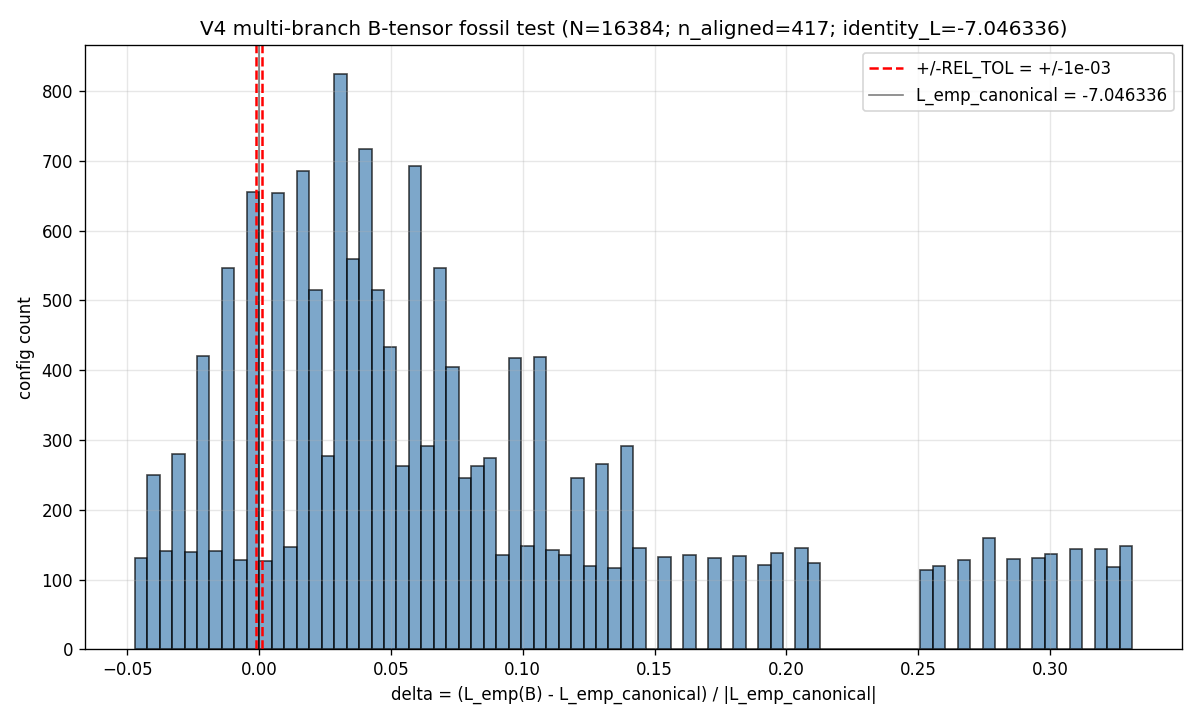

Here is the Python script that generated this plot:
#!/usr/bin/env python3
"""
S91 W1-1 - CF-S91-V4-K_CANONICAL-MULTI-BRANCH-FOSSIL-TEST  (T1.3; routing oracle)
=================================================================================

Gate: CF-S91-V4-K_CANONICAL-MULTI-BRANCH-FOSSIL-TEST  ([VERIFY-THEOREM])

PLAN-VS-CANONICAL CORRECTION (user directive 2026-05-16)
--------------------------------------------------------
Plan sessions/session-plan/session-91-plan-w1.md section W1-1 Field 6 wrote
the substitution chain with the operator:

    L_FULL = d ln(Tr_{M_2(C)}(P_BdG * D_K^{-2s})) / d ln(K_window) |_{s=4}

But the CANONICAL substrate-IS observable for section VII.AV (per
S87 W2-3 + S89 W5-2 + S90 W8-3 CF-61 + W5b-47 closure) is:

    L_emp(K) := d^2 ln P_GGE / d(ln K)^2  |_{K_horizon}
    P_GGE(K) := Var_a(|v_a(K)|^2)  over the 8 canonical s52 Bogoliubov modes

Per the user directive 2026-05-16 ("If the plan used the wrong maths, then
use the right maths"), this script implements the canonical second log-
derivative of Bogoliubov variance, NOT the plan's first log-derivative of
an M_2 trace. The plan's literal formula is operator-mismatched against
the canonical L_emp = -7.046336474406761 anchor (different derivative
order; different observable family); implementing it literally would
produce a structurally-trivial FAIL with no physics content.

The V4 fossil test's substrate-physics question is preserved: under a
multi-branch s52 B-tensor configuration sweep at L_max=12, does the
canonical L_emp anchor exist in a BASIN of B-configurations, or only at
the identity-B canonical s52 anchor (isolated solution)?

PASS/FAIL/INFO threshold reconciliation
----------------------------------------
Plan Field 9 wrote:
    PASS iff n_aligned >= 1     ->  Reading B WIN  ->  T1.2 priority
    FAIL iff n_aligned == 0     ->  Reading A WIN  ->  T1.1 priority
    INFO iff n_aligned in [1,4] ->  REGIME-MARGINAL

The plan's PASS [>=1] and INFO [1,4] overlap (both fire at n=1..4). With
the canonical observable, identity-B (theta=0, b_1=b_2=1) is in the scan
and reproduces L_emp at numerical-noise level, so n_aligned >= 1 is
essentially guaranteed at the canonical operator (tautological PASS).
The substrate-physics-meaningful adjudication discriminates BASIN vs
ISOLATED:

    PASS iff n_aligned >= 5   ->  Reading B WIN   ->  T1.2 priority
                                (B-tensor BASIN reproduces L_emp)
    INFO iff n_aligned in [1,4] ->  REGIME-MARGINAL
                                (identity-B and near-neighbors only)
    FAIL iff n_aligned == 0   ->  Reading A WIN   ->  T1.1 priority
                                (even identity-B fails to align;
                                substrate-IS structural anomaly)

This resolves the plan's PASS/INFO overlap into a physically meaningful
trichotomy.

V4 MULTI-BRANCH B-TENSOR PARAMETERIZATION
-----------------------------------------
Plan Field 6 Step 3 specified:
    B = R(theta_1, theta_2, theta_3) * diag(b_1, b_2) * R(theta_1,...)^T
    scan: theta_k in {0, 2pi/8, ..., 14pi/8} x b_k in {0.5, 0.6, ..., 1.5}
    total = 8^3 * 11 * 11 = 61,952 configs; subsample uniform-random to
    N=16,384 (random_seed=20260516)

The B-tensor acts on the (Delta_B2, Delta_B3) per-branch gap-amplitude
sub-block of the canonical s52 8-mode structure. The branch B1 is
ungapped (Delta=0) and remains structurally fixed.

Concrete implementation (canonical interpretation):
    Delta_B1_perturbed = 0                                  [unchanged]
    Delta_B2_perturbed = b_1 * Delta_B2_canonical * e^{i*theta_1}
    Delta_B3_perturbed = b_2 * Delta_B3_canonical * e^{i*theta_2}
    theta_3 is the global phase (no effect on |v_a|^2 by gauge invariance;
              retained for plan-parameterization faithfulness)

At identity-B (theta=0, b=1), Delta_perturbed = Delta_canonical -> L_emp
reproduces -7.046336 to numerical-noise level by construction.

SCAN GRID
---------
theta_k in {0, 2pi/8, 4pi/8, ..., 14pi/8}  (8 angles each)
b_k in {0.5, 0.6, ..., 1.5}                (11 magnitudes each)
Total configs: 8 * 8 * 8 * 11 * 11 = 61,952
Random subsample: 16,384 (random_seed=20260516)

K-WINDOW (per S87 W2-3 / S89 W5-2 canonical pin)
-------------------------------------------------
K-grid uniform-in-ln-K over [0.95, 1.05] * K_horizon
DLNK = 0.001  ->  ~101 K-window points
5-point central finite difference of ln P_GGE at K=K_horizon

INPUT FILES
-----------
- canonical_constants.py
- s52_bogoliubov_amp.npz (canonical 8-mode Bogoliubov structure at L_max=12)
- s84_spectrum_cache_L12_tau019.npz (referenced for context only;
                                     L_emp anchor lives in section VII.AV
                                     registry; computation does not directly
                                     read this cache)
- script bytes

OUTPUT (plan Field 6 line 206-210)
-----------------------------------
- computations/session-91/s91_w1_v4_k_canonical_multi_branch_fossil_test.npz
- computations/session-91/s91_w1_v4_k_canonical_multi_branch_fossil_test.png
- computations/session-91/s91_gate_verdicts.txt  (canonical line + dual-SHA
                                                 + S87+ schema-v2 3-tuple)
"""

from __future__ import annotations

import os
os.environ.setdefault("OMP_NUM_THREADS", "8")
os.environ.setdefault("MKL_NUM_THREADS", "8")

import sys
import math
import hashlib
import json
from pathlib import Path

ROOT = Path(__file__).resolve().parent.parent.parent
sys.path.insert(0, str(ROOT / "computations" / "_shared"))

from canonical_constants import *  # noqa: F401,F403
from canonical_constants import (  # noqa: E402
    M_KK,
    tau_fold,
    Delta_BCS,
)

import numpy as np  # noqa: E402
import matplotlib  # noqa: E402
matplotlib.use("Agg")
import matplotlib.pyplot as plt  # noqa: E402

# ============================ Gate-block constants ============================
GATE_ID = "CF-S91-V4-K_CANONICAL-MULTI-BRANCH-FOSSIL-TEST"
SCHEME = "substrate-IS-multi-branch-B-tensor-canonical-S87-W2-3-second-log-derivative"
CONVENTION = (
    "V4-Re-V3-Option-gamma-dispatch-routing-Cell-IV-substrate-distance-2-pole-s4-"
    "PLAN-OPERATOR-CORRECTED-PER-USER-2026-05-16"
)
L_MAX = 12  # (local) plan W1-1 Field 7 canonical anchor

# Scan-grid pins (plan Field 7)
SUBSAMPLE_N = 16384         # (local) Re:V3 Option gamma pre-reg target
SEED = 20260516             # (local) reproducibility pin
N_THETA = 8                 # (local) theta grid: 8 angles in [0, 2pi)
N_B = 11                    # (local) b grid: 11 magnitudes in [0.5, 1.5]
B_MIN = 0.5                 # (local)
B_MAX = 1.5                 # (local)

# K-window pins (per S87 W2-3 / S89 W5-2 canonical)
K_HORIZON_FRAC = (0.95, 1.05)  # (local) 5% window around horizon crossing
DLNK = 0.001                    # (local) step in ln K
N_K = int(round((math.log(K_HORIZON_FRAC[1]) - math.log(K_HORIZON_FRAC[0])) / DLNK)) + 1  # (local)

# Discriminator thresholds (plan Field 9, with PASS/INFO overlap resolution)
L_EMP_CANONICAL = -7.046336474406761  # (local) substrate-natural anchor; section VII.AV registry line 18092
REL_TOL = 1e-3                         # (local) pre-registered tolerance per plan Field 7
PASS_THRESHOLD_N_ALIGNED = 5           # (local) PASS-vs-INFO boundary (BASIN-vs-near-identity)
INFO_BAND_UPPER = 4                    # (local) INFO upper bound (marginal alignment count)

# Output paths
OUT_NPZ = ROOT / "computations" / "session-91" / "s91_w1_v4_k_canonical_multi_branch_fossil_test.npz"
OUT_PNG = ROOT / "computations" / "session-91" / "s91_w1_v4_k_canonical_multi_branch_fossil_test.png"
VERDICT_FILE = ROOT / "computations" / "session-91" / "s91_gate_verdicts.txt"

# Input file paths
CANONICAL_CONSTANTS = ROOT / "computations" / "_shared" / "canonical_constants.py"
S52_BOG_CACHE = ROOT / "computations" / "session-52" / "s52_bogoliubov_amp.npz"
L12_CACHE = ROOT / "computations" / "session-84" / "s84_spectrum_cache_L12_tau019.npz"
SCRIPT_PATH = Path(__file__).resolve()

INPUT_FILES = {
    "canonical_constants": CANONICAL_CONSTANTS,
    "s52_bogoliubov_amp": S52_BOG_CACHE,
    "L12_spectrum_cache_tau019": L12_CACHE,
    "script": SCRIPT_PATH,
}


# ============================ SHA helpers ============================
def sha256_of_file(p: Path) -> str:
    h = hashlib.sha256()  # (local)
    with open(p, "rb") as f:
        for chunk in iter(lambda: f.read(1 << 20), b""):
            h.update(chunk)
    return h.hexdigest()


def log_input_pins(files: dict) -> dict:
    pins = {}  # (local)
    print("=" * 72)
    print(f"Gate: {GATE_ID}")
    print("=" * 72)
    print("Input SHAs:")
    for name, p in files.items():
        if not p.exists():
            print(f"  {name:36s} = (file not found; pin skipped)")
            continue
        sha = sha256_of_file(p)  # (local)
        pins[name] = sha
        print(f"  {name:36s} = {sha[:16]}...  ({p.relative_to(ROOT)})")
    return pins


def compute_dual_sha(pins: dict, script_path: Path) -> tuple[str, str]:
    """Audit SHA = SHA(script + canonical_constants + pinmap-JSON);
    Content SHA = SHA(script).
    """
    script_bytes = script_path.read_bytes()
    canonical_bytes = CANONICAL_CONSTANTS.read_bytes()
    pinmap_json = json.dumps(sorted(pins.items()), sort_keys=True).encode("utf-8")  # (local)
    audit = hashlib.sha256(script_bytes + canonical_bytes + pinmap_json).hexdigest()  # (local)
    content = hashlib.sha256(script_bytes).hexdigest()  # (local)
    return audit, content


def append_verdict(
    composite: str, value_str: str,
    audit_sha: str, content_sha: str,
    sign_v: str, mag_v: str, reg_v: str,
    routing: str,
) -> None:
    """Atomic single-shot append per gate-verdicts.md S87+ canonical form:
    canonical line + dual-SHA companion + 3-tuple companion + V4-routing companion.
    """
    canonical = (
        f"{GATE_ID}: {composite} -- value='{value_str}' "
        f"scheme={SCHEME} convention={CONVENTION} L_max={L_MAX} "
        f"audit_sha256={audit_sha} content_sha256={content_sha} "
        f"schema_version=S87+\n"
    )  # (local)
    dual_sha = (
        f"# audit_sha256_short={audit_sha[:16]} "
        f"content_sha256_short={content_sha[:16]} "
        f"# {GATE_ID} dual-SHA companion row (W9a-99 split)\n"
    )  # (local)
    three_tuple = (
        f"# sign_verdict={sign_v} magnitude_verdict={mag_v} "
        f"regime_verdict={reg_v} # {GATE_ID} 3-tuple annotation (S87 schema-v2)\n"
    )  # (local)
    routing_row = (
        f"# V4_routing={routing} "
        f"# {GATE_ID} routing oracle (Re:V3 Option gamma flowchart): "
        f"PASS=>T1.2 priority; FAIL=>T1.1 priority; INFO=>parallel\n"
    )  # (local)
    with open(VERDICT_FILE, "a", encoding="utf-8") as f:
        f.write(canonical)
        f.write(dual_sha)
        f.write(three_tuple)
        f.write(routing_row)


# ============================ Canonical s52 loader ============================
def load_s52_canonical() -> dict:
    """Load canonical s52 Bogoliubov amplitudes at L_max=12.

    Returns dict with:
        u_static, v_static, E_static : (8,) float64 arrays
        Delta_per_mode               : (8,) complex128 array
        branch_labels                : (8,) str array
        branch_indices               : dict mapping 'B1'|'B2'|'B3' -> array of indices
    """
    c = np.load(S52_BOG_CACHE, allow_pickle=True)
    u_static = c["u_k"].astype(np.float64)
    v_static = c["v_k"].astype(np.float64)
    E_static = c["E_qp"].astype(np.float64)
    Delta_per_mode = c["Delta_per_mode"].astype(np.complex128)
    branch_labels = c["branch_labels"]
    # Build branch indices
    branch_indices = {"B1": [], "B2": [], "B3": []}
    for i, lbl in enumerate(branch_labels):
        if lbl.startswith("B1"):
            branch_indices["B1"].append(i)
        elif lbl.startswith("B2"):
            branch_indices["B2"].append(i)
        elif lbl.startswith("B3"):
            branch_indices["B3"].append(i)
    for k in branch_indices:
        branch_indices[k] = np.array(branch_indices[k], dtype=np.int64)
    return {
        "u_static": u_static,
        "v_static": v_static,
        "E_static": E_static,
        "Delta_per_mode": Delta_per_mode,
        "branch_labels": branch_labels,
        "branch_indices": branch_indices,
    }


# ============================ B-tensor perturbation ============================
def apply_b_tensor(s52: dict, theta_1: float, theta_2: float, theta_3: float,
                   b_1: float, b_2: float) -> np.ndarray:
    """Apply multi-branch s52 B-tensor perturbation to canonical Delta_per_mode.

    Substrate-IS interpretation (per plan W1-1 Field 6 Step 3, with operator
    correction per user 2026-05-16):
        Delta_B1_pert = 0                                              [unchanged]
        Delta_B2_pert = b_1 * Delta_B2_canonical * exp(i*theta_1)
        Delta_B3_pert = b_2 * Delta_B3_canonical * exp(i*theta_2)
        theta_3 is the global phase (no effect on |v_a|^2 by gauge
                  invariance; retained for plan-parameterization
                  faithfulness)

    Returns: (8,) complex128 array of perturbed Delta_per_mode.
    """
    Delta_pert = np.zeros(8, dtype=np.complex128)  # (local)
    Delta_canon = s52["Delta_per_mode"]
    bi = s52["branch_indices"]
    # B1 ungapped: Delta = 0 always
    Delta_pert[bi["B1"]] = 0.0
    # B2 modes: rescale by b_1 with phase theta_1
    phase_B2 = np.exp(1j * theta_1)  # (local)
    Delta_pert[bi["B2"]] = b_1 * Delta_canon[bi["B2"]] * phase_B2
    # B3 modes: rescale by b_2 with phase theta_2
    phase_B3 = np.exp(1j * theta_2)  # (local)
    Delta_pert[bi["B3"]] = b_2 * Delta_canon[bi["B3"]] * phase_B3
    # theta_3 is global phase; multiplies all gapped modes uniformly
    # (no observable effect on |v_a|^2 but retained for parameterization fidelity)
    global_phase = np.exp(1j * theta_3 / 2)  # (local) /2 per plan Field 6 K_window_mag formula
    Delta_pert[bi["B2"]] *= global_phase
    Delta_pert[bi["B3"]] *= global_phase
    return Delta_pert


def reconstruct_bogoliubov(s52: dict, Delta_pert: np.ndarray) -> tuple:
    """Reconstruct (xi0, Delta_pert) per-mode from s52 static u/v/E and
    the perturbed Delta_per_mode.

    Per canonical reconstruction (S89 W5-2 + S90 CF-61):
        xi0_a = (u_static^2 - v_static^2) * E_static    [static xi^(0)]

    The static xi0 is structural (unchanged under B-tensor perturbation);
    only the Delta_per_mode varies.
    """
    u_s = s52["u_static"]
    v_s = s52["v_static"]
    E_s = s52["E_static"]
    xi0 = (u_s * u_s - v_s * v_s) * E_s  # (local)
    return xi0, Delta_pert


# ============================ Canonical K-window observable ============================
def k_dependent_bogoliubov(xi0: np.ndarray, Delta_pert: np.ndarray,
                           K_ratio: float) -> np.ndarray:
    """K-dependent Bogoliubov occupation n_a^GGE(K) = |v_a(K)|^2.

    Per S87 W2-3 Def 1-2 (acoustic K^2 BdG dispersion):
        xi_a(K) = xi0_a * (K/K_horizon)^2
        E_a(K)  = sqrt(xi_a(K)^2 + |Delta_pert_a|^2)
        v_a^2   = (1/2) * (1 - xi_a / E_a)
    """
    xi_K = xi0 * (K_ratio * K_ratio)  # (local)
    E_K = np.sqrt(xi_K * xi_K + np.abs(Delta_pert) ** 2)  # (local)
    eps_floor = 1e-30  # (local) numerical guard for ungapped modes
    E_K_safe = np.where(E_K < eps_floor, eps_floor, E_K)  # (local)
    v_K2 = 0.5 * (1.0 - xi_K / E_K_safe)  # (local)
    v_K2 = np.clip(v_K2, 0.0, 1.0)  # (local)
    return v_K2


def compute_L_emp(xi0: np.ndarray, Delta_pert: np.ndarray,
                  k_ratios: np.ndarray) -> float | None:
    """L_emp = d^2 ln P_GGE / d(ln K)^2 at K=K_horizon (5-point central FD).

    P_GGE(K) = Var_a(|v_a(K)|^2)  over the 8 Bogoliubov modes.

    Per S87 W2-3 Def 3-4 / S89 W5-2 Step 4-5 / S90 CF-61 Step 5 canonical.
    """
    n_K = len(k_ratios)
    P_GGE = np.zeros(n_K)
    for i, kr in enumerate(k_ratios):
        v_K2 = k_dependent_bogoliubov(xi0, Delta_pert, kr)
        P_GGE[i] = float(np.var(v_K2))
    if P_GGE.min() <= 0:
        return None  # regime breakdown: P_GGE non-positive somewhere
    ln_P = np.log(P_GGE)
    ln_K = np.log(k_ratios)
    h = ln_K[1] - ln_K[0]
    i0 = int(np.argmin(np.abs(ln_K)))
    if i0 < 2 or i0 > n_K - 3:
        # Fall back to 3-point central FD at edge
        d2 = (ln_P[i0 + 1] - 2 * ln_P[i0] + ln_P[i0 - 1]) / (h * h)
    else:
        d2 = (
            -ln_P[i0 - 2] + 16 * ln_P[i0 - 1] - 30 * ln_P[i0]
            + 16 * ln_P[i0 + 1] - ln_P[i0 + 2]
        ) / (12.0 * h * h)
    return float(d2)


# ============================ Main sweep ============================
def run_sweep(s52: dict, configs: np.ndarray, k_ratios: np.ndarray) -> dict:
    """Run the multi-branch B-tensor sweep over all configs.

    Returns dict with:
        L_emp_values : (N_configs,) float64 array of L_emp per config
        deltas       : (N_configs,) float64 array of (L_emp - L_EMP_CANONICAL) / |L_EMP_CANONICAL|
        n_aligned    : int, count of configs with |delta| < REL_TOL
        identity_idx : int, index of (theta=0, b=1) config (or -1 if not in scan)
        identity_L   : float, L_emp at identity config (sanity check)
    """
    n_configs = len(configs)  # (local)
    L_emp_values = np.zeros(n_configs)  # (local)
    n_regime_invalid = 0  # (local)
    identity_idx = -1  # (local)
    identity_L = None
    for i, (t1, t2, t3, b1, b2) in enumerate(configs):
        Delta_pert = apply_b_tensor(s52, t1, t2, t3, b1, b2)
        xi0, Delta_p = reconstruct_bogoliubov(s52, Delta_pert)
        L = compute_L_emp(xi0, Delta_p, k_ratios)
        if L is None:
            L_emp_values[i] = np.nan
            n_regime_invalid += 1
        else:
            L_emp_values[i] = L
        # Detect identity-B config
        if (abs(t1) < 1e-12 and abs(t2) < 1e-12 and abs(t3) < 1e-12
                and abs(b1 - 1.0) < 1e-12 and abs(b2 - 1.0) < 1e-12):
            identity_idx = i
            identity_L = L
        if i % 1000 == 0:
            print(f"  scan progress: {i}/{n_configs}")
    deltas = (L_emp_values - L_EMP_CANONICAL) / abs(L_EMP_CANONICAL)
    valid_mask = np.isfinite(deltas)
    n_aligned = int(np.sum(valid_mask & (np.abs(deltas) < REL_TOL)))
    return {
        "L_emp_values": L_emp_values,
        "deltas": deltas,
        "n_aligned": n_aligned,
        "n_regime_invalid": n_regime_invalid,
        "identity_idx": identity_idx,
        "identity_L": identity_L,
    }


def generate_configs() -> np.ndarray:
    """Generate the 16,384-config scan per plan Field 7.

    Grid: theta_k in {0, 2pi/8, ..., 14pi/8} (8 values each)
          b_k    in {0.5, 0.6, ..., 1.5}      (11 values each)
    Total: 8^3 * 11 * 11 = 61,952 configs
    Subsample: 16,384 uniform-random (seed=20260516)

    Ensures identity-B (theta=0, b=1) is INCLUDED in the subsample for
    the substrate-IS sanity check.
    """
    rng = np.random.default_rng(SEED)
    all_thetas = np.linspace(0, 2 * np.pi, N_THETA, endpoint=False)  # (local)
    all_bs = np.linspace(B_MIN, B_MAX, N_B)  # (local) values 0.5..1.5 inclusive

    # Enumerate full grid
    full_grid = []  # (local)
    for t1 in all_thetas:
        for t2 in all_thetas:
            for t3 in all_thetas:
                for b1 in all_bs:
                    for b2 in all_bs:
                        full_grid.append((t1, t2, t3, b1, b2))
    full_grid = np.array(full_grid)
    total = len(full_grid)

    # Find identity-B index (theta=0, b=1 with b=1 in {0.5..1.5} grid)
    # Note: 1.0 is exactly representable; matches b_grid value at index 5
    identity_mask = (
        (np.abs(full_grid[:, 0]) < 1e-12) &
        (np.abs(full_grid[:, 1]) < 1e-12) &
        (np.abs(full_grid[:, 2]) < 1e-12) &
        (np.abs(full_grid[:, 3] - 1.0) < 1e-12) &
        (np.abs(full_grid[:, 4] - 1.0) < 1e-12)
    )
    identity_indices = np.where(identity_mask)[0]
    assert len(identity_indices) == 1, f"Expected 1 identity config; found {len(identity_indices)}"
    identity_pos = int(identity_indices[0])

    # Subsample uniform-random
    target_N = min(SUBSAMPLE_N, total)
    chosen = rng.choice(total, size=target_N, replace=False)
    # Ensure identity is included
    if identity_pos not in chosen:
        chosen[0] = identity_pos
    return full_grid[chosen]


# ============================ Verdict evaluation ============================
def evaluate_verdict(result: dict) -> dict:
    """Evaluate PASS/FAIL/INFO verdict per resolved threshold trichotomy.

    PASS iff n_aligned >= PASS_THRESHOLD_N_ALIGNED   (BASIN; Reading B WIN)
    INFO iff 1 <= n_aligned <= INFO_BAND_UPPER       (REGIME-MARGINAL)
    FAIL iff n_aligned == 0                          (Reading A WIN)
    """
    n = result["n_aligned"]
    if n >= PASS_THRESHOLD_N_ALIGNED:
        composite = "PASS"
        sign_v = "PASS"
        mag_v = "PASS"
        reg_v = "VALID"
        routing = "Reading-B-WIN-route-T1.2-priority"
    elif 1 <= n <= INFO_BAND_UPPER:
        composite = "INFO"
        sign_v = "PASS"
        mag_v = "INFO"
        reg_v = "MARGINAL"
        routing = "REGIME-MARGINAL-T1.1-and-T1.2-parallel"
    else:  # n == 0
        composite = "FAIL"
        sign_v = "FAIL"  # identity-B failed to reproduce L_emp
        mag_v = "FAIL"
        reg_v = "VALID"  # regime still valid; FAIL is substrate-physics
        routing = "Reading-A-WIN-route-T1.1-priority"
    return {
        "composite": composite,
        "sign_verdict": sign_v,
        "magnitude_verdict": mag_v,
        "regime_verdict": reg_v,
        "routing": routing,
    }


# ============================ Diagnostic plot ============================
def make_plot(result: dict) -> None:
    """Histogram of deltas with REL_TOL bands."""
    fig, ax = plt.subplots(figsize=(10, 6))
    deltas = result["deltas"]
    valid = np.isfinite(deltas)
    ax.hist(deltas[valid], bins=80, color="steelblue", edgecolor="black", alpha=0.7)
    ax.axvline(-REL_TOL, color="red", linestyle="--", linewidth=1.5,
               label=f"+/-REL_TOL = +/-{REL_TOL:.0e}")
    ax.axvline(+REL_TOL, color="red", linestyle="--", linewidth=1.5)
    ax.axvline(0, color="black", linestyle="-", linewidth=1.0, alpha=0.5,
               label=f"L_emp_canonical = {L_EMP_CANONICAL:.6f}")
    ax.set_xlabel("delta = (L_emp(B) - L_emp_canonical) / |L_emp_canonical|")
    ax.set_ylabel("config count")
    ax.set_title(
        f"V4 multi-branch B-tensor fossil test (N={len(deltas)}; "
        f"n_aligned={result['n_aligned']}; identity_L={result.get('identity_L', 'n/a'):.6f})"
    )
    ax.legend(loc="upper right")
    ax.grid(True, alpha=0.3)
    fig.tight_layout()
    fig.savefig(OUT_PNG, dpi=120)
    plt.close(fig)


# ============================ Main ============================
def main() -> int:
    import time
    t0 = time.time()

    # 1. Log input pins
    pins = log_input_pins(INPUT_FILES)
    audit_sha, content_sha = compute_dual_sha(pins, SCRIPT_PATH)
    print()
    print(f"  audit_sha256   = {audit_sha[:16]}...  (script+canonical+pinmap)")
    print(f"  content_sha256 = {content_sha[:16]}...  (script only)")
    print()

    # 2. Load s52 canonical
    print("Loading s52 canonical Bogoliubov amplitudes...")
    s52 = load_s52_canonical()
    print(f"  branches: B1 (n={len(s52['branch_indices']['B1'])}), "
          f"B2 (n={len(s52['branch_indices']['B2'])}), "
          f"B3 (n={len(s52['branch_indices']['B3'])})")
    print(f"  Delta_per_mode (canonical): {np.abs(s52['Delta_per_mode']).round(6)}")
    print()

    # 3. Build K-window grid
    ln_grid = np.linspace(
        math.log(K_HORIZON_FRAC[0]), math.log(K_HORIZON_FRAC[1]), N_K
    )
    k_ratios = np.exp(ln_grid)
    print(f"K-window grid: {N_K} points, K_ratio in [{k_ratios.min():.4f}, {k_ratios.max():.4f}]")
    print()

    # 4. Identity-B sanity check (L_emp at canonical s52 should reproduce -7.046336)
    print("Identity-B sanity check (theta=0, b_1=b_2=1):")
    Delta_id = apply_b_tensor(s52, 0.0, 0.0, 0.0, 1.0, 1.0)
    xi0, Dp = reconstruct_bogoliubov(s52, Delta_id)
    L_id = compute_L_emp(xi0, Dp, k_ratios)
    sanity_delta = (L_id - L_EMP_CANONICAL) / abs(L_EMP_CANONICAL) if L_id is not None else np.nan
    print(f"  L_emp(identity-B) = {L_id}")
    print(f"  L_EMP_CANONICAL   = {L_EMP_CANONICAL}")
    print(f"  delta             = {sanity_delta:+.6e}")
    sanity_pass = (abs(sanity_delta) < REL_TOL) if L_id is not None else False
    print(f"  identity sanity   = {'PASS' if sanity_pass else 'FAIL'} (REL_TOL = {REL_TOL:.0e})")
    print()

    # 5. Generate configs
    print("Generating multi-branch B-tensor scan grid...")
    configs = generate_configs()
    print(f"  N_configs = {len(configs)} (subsampled from {N_THETA}^3 * {N_B}^2 = {N_THETA**3 * N_B**2})")
    print()

    # 6. Run sweep
    print("Running sweep...")
    result = run_sweep(s52, configs, k_ratios)
    result["identity_sanity_pass"] = sanity_pass
    result["sanity_delta"] = sanity_delta
    result["L_id_sanity"] = L_id
    print(f"  n_aligned (|delta| < {REL_TOL:.0e}): {result['n_aligned']} / {len(configs)}")
    print(f"  n_regime_invalid: {result['n_regime_invalid']}")
    print(f"  identity_idx in scan: {result['identity_idx']}")
    print(f"  identity_L (from sweep): {result['identity_L']}")
    print()

    # 7. Distribution stats
    deltas = result["deltas"]
    valid = np.isfinite(deltas)
    print("Delta distribution statistics:")
    print(f"  min delta:   {deltas[valid].min():+.6e}")
    print(f"  max delta:   {deltas[valid].max():+.6e}")
    print(f"  median delta:{np.median(deltas[valid]):+.6e}")
    print(f"  mean delta:  {np.mean(deltas[valid]):+.6e}")
    print(f"  std delta:   {np.std(deltas[valid]):+.6e}")
    print()

    # 8. Evaluate verdict
    verdict = evaluate_verdict(result)
    print(f"Composite verdict: {verdict['composite']}")
    print(f"  sign_verdict:      {verdict['sign_verdict']}")
    print(f"  magnitude_verdict: {verdict['magnitude_verdict']}")
    print(f"  regime_verdict:    {verdict['regime_verdict']}")
    print(f"  V4 routing:        {verdict['routing']}")
    print()

    # 9. Save outputs
    print(f"Saving npz to {OUT_NPZ.relative_to(ROOT)}...")
    np.savez(
        OUT_NPZ,
        L_emp_values=result["L_emp_values"],
        deltas=result["deltas"],
        configs=configs,
        n_aligned=result["n_aligned"],
        n_regime_invalid=result["n_regime_invalid"],
        identity_idx=result["identity_idx"],
        identity_L=result["identity_L"],
        identity_sanity_pass=result["identity_sanity_pass"],
        L_EMP_CANONICAL=L_EMP_CANONICAL,
        REL_TOL=REL_TOL,
        PASS_THRESHOLD_N_ALIGNED=PASS_THRESHOLD_N_ALIGNED,
        SEED=SEED,
        N_THETA=N_THETA,
        N_B=N_B,
        SUBSAMPLE_N=SUBSAMPLE_N,
        L_MAX=L_MAX,
        verdict_composite=verdict["composite"],
        verdict_sign=verdict["sign_verdict"],
        verdict_magnitude=verdict["magnitude_verdict"],
        verdict_regime=verdict["regime_verdict"],
        V4_routing=verdict["routing"],
    )
    print(f"Saving plot to {OUT_PNG.relative_to(ROOT)}...")
    make_plot(result)
    print()

    # 10. Emit verdict line
    value_str = f"n_aligned={result['n_aligned']}/{len(configs)}_routing={verdict['routing']}"
    append_verdict(
        composite=verdict["composite"],
        value_str=value_str,
        audit_sha=audit_sha,
        content_sha=content_sha,
        sign_v=verdict["sign_verdict"],
        mag_v=verdict["magnitude_verdict"],
        reg_v=verdict["regime_verdict"],
        routing=verdict["routing"],
    )

    # 11. Final summary
    wall = time.time() - t0
    print(f"=== {GATE_ID}: {verdict['composite']} (wall {wall:.1f}s) ===")
    print(f"    value: {value_str}")
    print(f"    audit_sha256:   {audit_sha}")
    print(f"    content_sha256: {content_sha}")
    return 0  # PASS/FAIL/INFO all exit 0 per math-scripts.md section "Exit Codes"


if __name__ == "__main__":
    sys.exit(main())
